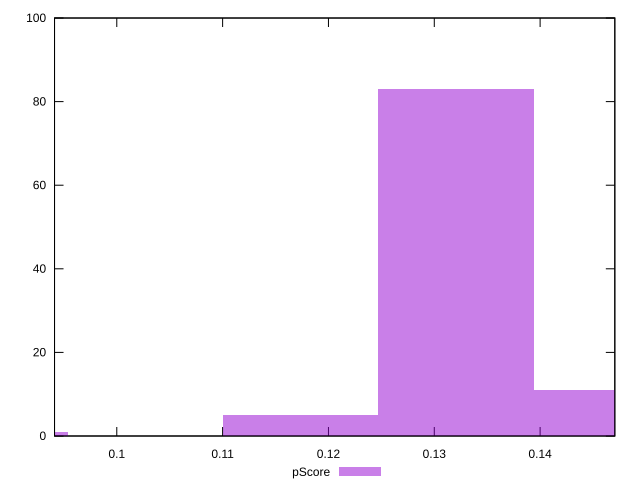

Source code (gnuplot):
reset

$pScore <<EOF
0.08804154892512898 1
0.13206232338769347 83
0.14673591487521498 11
0.11738873190017197 5
EOF

set key outside below
set boxwidth 0.014673591487521497
set xrange [0.09411764705882353:0.14705882352941174]
set yrange [0:100]
set trange [0:100]
set style fill transparent solid 0.5 noborder
set terminal svg size 640, 490 enhanced background rgb 'white'
set output "reports/report_00033_2021-03-01T14-23-16.841Z/unused-javascript/samples/astro-cached/pScore/histogram.svg"

plot $pScore title "pScore" with boxes

reset
